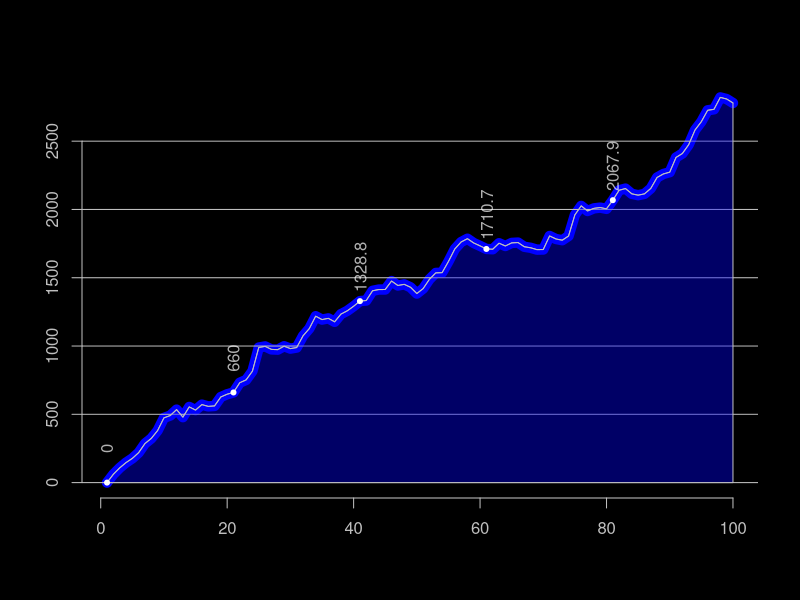

Here is the R script that generated this plot:
set.seed(062013) 
dif<-rnorm(99,20,50)
y<-c(0,cumsum(dif))
x<-1:100
par(bg='black',fg='black',col.axis='black')
plot(x,y,type='n')
par(bg='black',fg='grey',col.axis='grey',new=T)
lines(x,y,type='l',lty=1,col='blue',lwd=10)
abline(h=seq(0,5000,500),col='grey')
lines(x,y,type='l',lty=1)
polygon(c(x,max(x)),c(y,min(y)),col=rgb(0,0,1,alpha=0.4))
axis(1);axis(2)
indexer<-seq(1,100,20);offst<-250
points(x[indexer],y[indexer],col=rgb(1,1,1,alpha=1),pch=20)
text(x[indexer],y[indexer]+offst,round(y[indexer],1),srt=90,
col=rgb(1,1,1,alpha=0.69))
###

 
